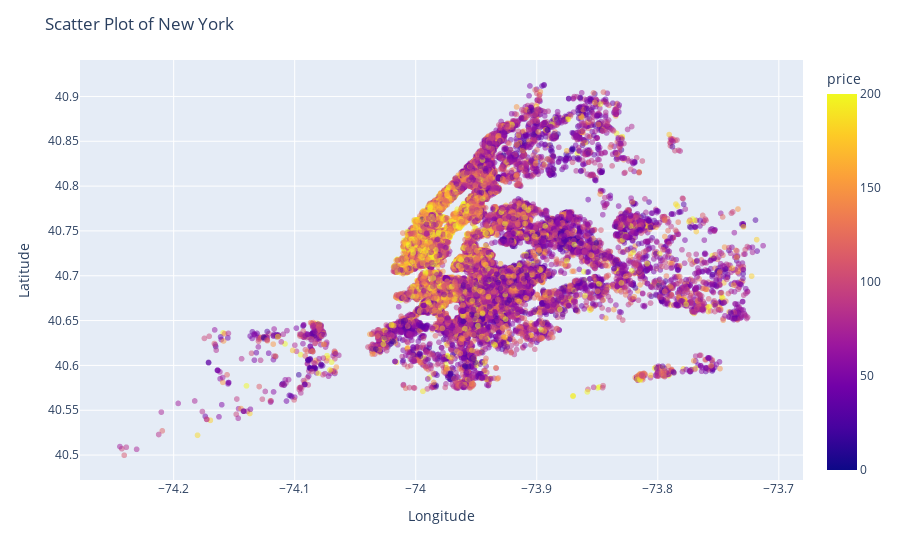

Notebook code cell kept with this figure:
### Markdown cell above
# Fiyatların New York haritasında dağılımı

### Code cell
import plotly.express as px
# hesapladığımız IQR değerinin üst limiti 200$ dolar olan ilanlar gözardı edildi yani verinin %18 lik bir kısmı
newaxdf=df[df['price']<=200]
# Create a scatter plot using latitude and longitude values from df_filtered_new
fig = px.scatter(newaxdf, x='longitude', y='latitude', color='price', opacity=0.5)

# Set the x and y axis labels
fig.update_xaxes(title='Longitude')
fig.update_yaxes(title='Latitude')

# Set the title of the plot
fig.update_layout(title='Scatter Plot of New York')

# Display the plot
fig.show()

### Figure 1 — Plotly figure (JSON) as saved in the notebook; plotly's stock layout.template omitted (floating-point values rounded to 4 significant figures; data arrays with more than 128 entries replaced by an {"elided": "..."} marker saying what was removed)
{"data": [{"hovertemplate": "longitude=%{x}<br>latitude=%{y}<br>price=%{marker.color}<extra></extra>", "legendgroup": "", "marker": {"color": {"elided": "40511 int values"}, "coloraxis": "coloraxis", "opacity": 0.5, "symbol": "circle"}, "mode": "markers", "name": "", "showlegend": false, "x": {"elided": "40511 float values"}, "xaxis": "x", "y": {"elided": "40511 float values"}, "yaxis": "y", "type": "scattergl"}], "layout": {"xaxis": {"anchor": "y", "domain": [0, 1], "title": {"text": "Longitude"}}, "yaxis": {"anchor": "x", "domain": [0, 1], "title": {"text": "Latitude"}}, "coloraxis": {"colorbar": {"title": {"text": "price"}}, "colorscale": [[0, "#0d0887"], [0.1111, "#46039f"], [0.2222, "#7201a8"], [0.3333, "#9c179e"], [0.4444, "#bd3786"], [0.5556, "#d8576b"], [0.6667, "#ed7953"], [0.7778, "#fb9f3a"], [0.8889, "#fdca26"], [1, "#f0f921"]]}, "legend": {"tracegroupgap": 0}, "margin": {"t": 60}, "title": {"text": "Scatter Plot of New York"}}}
